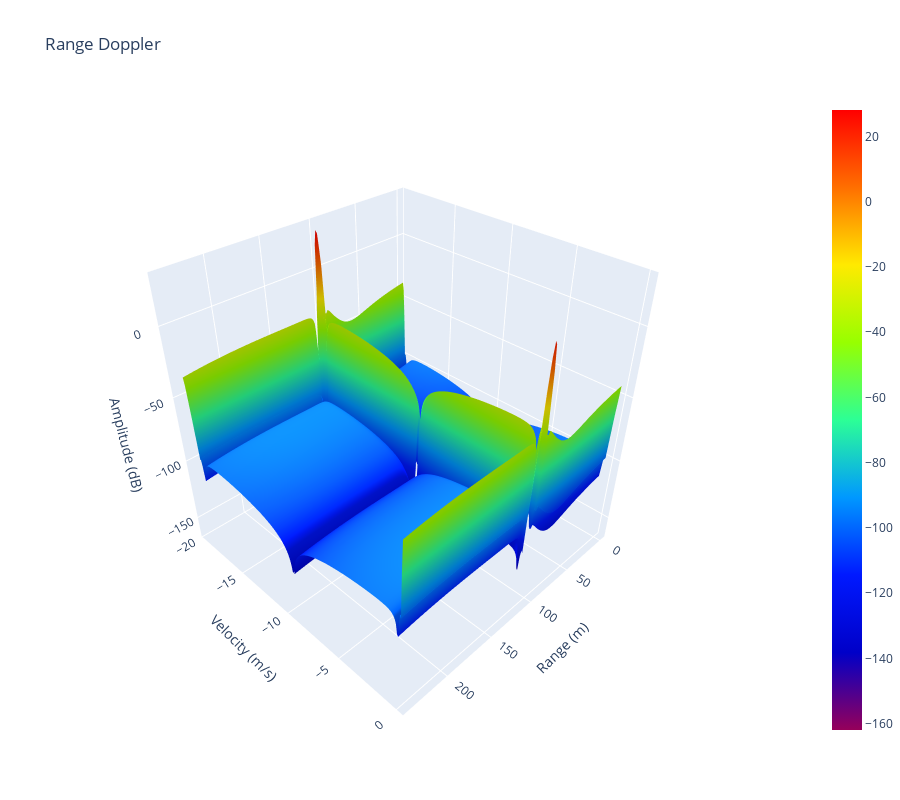

This figure's notebook cell:
### Code cell
temp = np.abs(range_doppler[0, :, :])
temp = 20 * np.log10(temp)

range_axis = np.linspace(
    0, radar.max_range, radar.samples_per_pulse, endpoint=False)

doppler_axis = np.linspace(
    -radar.unambiguous_speed, 0, radar.transmitter.pulses, endpoint=False)

data = [go.Surface(x=range_axis, y=doppler_axis, z=temp, colorscale='Rainbow')]

camera = dict(
    up=dict(x=0, y=0, z=1),
    center=dict(x=0, y=0, z=0),
    eye=dict(x=1.4, y=1.4, z=1.4)
)

layout = go.Layout(
    title='Range Doppler',
    height=800,
    scene=dict(
        xaxis=dict(title='Range (m)'),
        yaxis=dict(title='Velocity (m/s)'),
        zaxis=dict(title='Amplitude (dB)'),
        aspectmode='cube',
        camera=camera,
    ),
    margin=dict(l=0, r=0, b=60, t=100),
    legend=dict(orientation='h'),
)

fig = go.Figure(data=data, layout=layout)
iplot(fig)
# display(SVG(fig.to_image(format='svg', scale=1)))

### Figure 1 — Plotly figure (JSON) as saved in the notebook; plotly's stock layout.template omitted (floating-point values rounded to 4 significant figures; data arrays with more than 128 entries replaced by an {"elided": "..."} marker saying what was removed)
{"data": [{"colorscale": [[0, "rgb(150,0,90)"], [0.125, "rgb(0,0,200)"], [0.25, "rgb(0,25,255)"], [0.375, "rgb(0,152,255)"], [0.5, "rgb(44,255,150)"], [0.625, "rgb(151,255,0)"], [0.75, "rgb(255,234,0)"], [0.875, "rgb(255,111,0)"], [1, "rgb(255,0,0)"]], "type": "surface", "x": {"elided": "160 float values"}, "y": {"elided": "256 float values"}, "z": {"elided": "256x160 float values"}}], "layout": {"height": 800, "legend": {"orientation": "h"}, "margin": {"b": 60, "l": 0, "r": 0, "t": 100}, "scene": {"aspectmode": "cube", "camera": {"center": {"x": 0, "y": 0, "z": 0}, "eye": {"x": 1.4, "y": 1.4, "z": 1.4}, "up": {"x": 0, "y": 0, "z": 1}}, "xaxis": {"title": {"text": "Range (m)"}}, "yaxis": {"title": {"text": "Velocity (m/s)"}}, "zaxis": {"title": {"text": "Amplitude (dB)"}}}, "title": {"text": "Range Doppler"}}}
